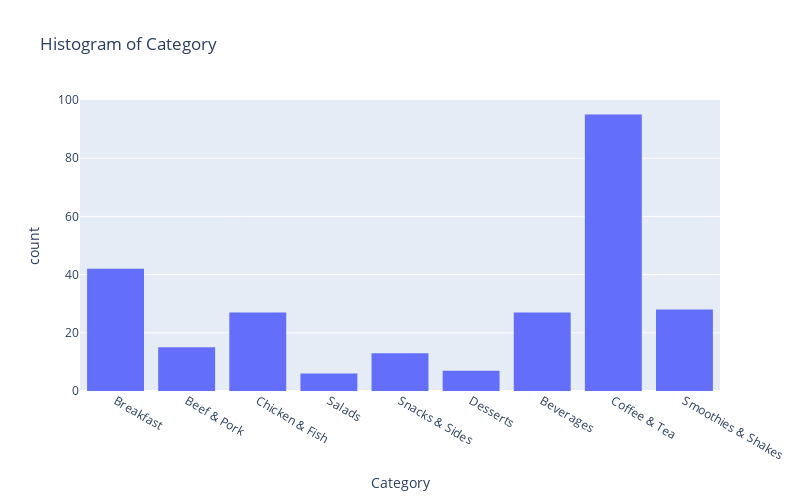

The cell this chart's notebook holds for it:
### Code cell
#Using plotly Express as px
fig = px.histogram(data_frame=df, x="Category",
                   title="Histogram of Category",
                   width=800, height=500)
fig.show()
pio.write_html(fig, file="embedGraphInYourWebsite/HistogramOfCategory.html", auto_open=True)

### Figure 1 — Plotly figure (JSON) as saved in the notebook; plotly's stock layout.template omitted (floating-point values rounded to 4 significant figures; data arrays with more than 128 entries replaced by an {"elided": "..."} marker saying what was removed)
{"data": [{"alignmentgroup": "True", "bingroup": "x", "hovertemplate": "Category=%{x}<br>count=%{y}<extra></extra>", "legendgroup": "", "marker": {"color": "#636efa", "pattern": {"shape": ""}}, "name": "", "offsetgroup": "", "orientation": "v", "showlegend": false, "type": "histogram", "x": {"elided": "260 str values"}, "xaxis": "x", "yaxis": "y"}], "layout": {"barmode": "relative", "height": 500, "legend": {"tracegroupgap": 0}, "title": {"text": "Histogram of Category"}, "width": 800, "xaxis": {"anchor": "y", "domain": [0, 1], "title": {"text": "Category"}}, "yaxis": {"anchor": "x", "domain": [0, 1], "title": {"text": "count"}}}}
